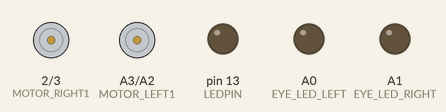
Recording of a sketch running on a simulated Arduino Nano, built with avr-gcc and run on an emulated ATmega328P. On the bench: motor-driver pin pairs drawn as motors (green arrow = first pin HIGH = forward, orange = second pin HIGH = backward, longer = more drive, scaled by the enable pin), output pins drawn as LEDs (lit = HIGH). At 15.0 s the program stops and its outputs stay as they are.

Above: at 0.1 s.
At 5.1 s:
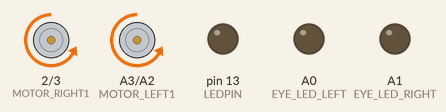
Timing chart, 0 to 16.5 s (numbered marks = the images above):
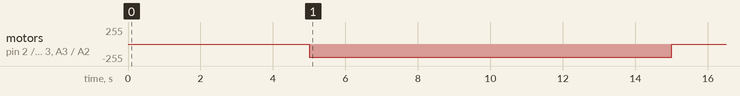

Measured:
- by itself, motor on pin 2 (MOTOR_RIGHT1) / pin 3 (MOTOR_RIGHT2), motor on A3 (MOTOR_LEFT1) / A2 (MOTOR_LEFT2): stopped → backward 200/255 at 5.0 s, → stopped 10.0 s later

The sketch:

TEST_motor_slow_strait_forward.ino
```cpp
/*************************************************************************

  TESTPROGRAM: Are the motors connected correct?

  1. left  motor forward
  2. left  motor backward
  3. right motor forward
  4. right motor backward

*************************************************************************/
#include "freiBot.h"

void setup()
{
  initRobotHardware();
}

void loop()
{
  int geschwindigkeit=200;
  delay(5000);

  MotorSpeed(geschwindigkeit, geschwindigkeit);

  // left motor forward
  MotorDir( FWD,FWD);


  delay(10000);
    MotorDir(BREAK, BREAK);
/*
  // left motor backward
  MotorDir(RWD,BREAK);
  delay(500);
  MotorDir(BREAK, BREAK);
  delay(2000);

  MotorSpeed(0, geschwindigkeit);

  // right motor forward
  MotorDir(BREAK, FWD);
  delay(500);
  MotorDir(BREAK, BREAK);
  delay(2000);

  // right motor backward
  MotorDir(BREAK, RWD);
  delay(500);
  MotorDir(BREAK, BREAK);
  delay(2000); */
  while(1);

}
/*******************************************************************************
*   -c--date---version--nickname--------email---------------------------------
*
*   (c) 2015   V0.1     stochri         christoph(at)roboterclub-freiburg.de
*   (c) ..     V0.2     ...... ........ ( your name ) ........................
*
*******************************************************************************
*   This program is free software; you can redistribute it and/or modify      *
*   it under the terms of the GNU General Public License as published by      *
*   the Free Software Foundation version 2 of the License,                    *
*   If you want to use this software for commercial purposes and you          *
*   don't want to make it open source, please contact the authors for         *
*   licensing.                                                                *
*                                                                             *
*   IF YOU EXTEND THE PROGRAM PLEASE MAINTAIN THE LIST OF AUTHORS             *
*   ( which means adding copyright in the list above )                        *
*                                                                             *
*******************************************************************************/
```

arduAsuro.h
```cpp
#include "Arduino.h"
#include "stdint.h"
#include "pin_defintions.h"

/************************************************************************************

	driver definitions

        Functions for compatibility to the ASURO robot

************************************************************************************/
// ASRURO Motor states
#define FREE    0                    // motor free runing
#define BREAK   1                    // break motor
#define FWD     2                    // motor forward
#define RWD     3                    // motor backward

#define LEFT	1
#define RIGHT   2

void Msleep(uint32_t time_ms);
void MotorSpeed(uint8_t left, uint8_t right);
void MotorDir(uint8_t left, uint8_t right);
void Go   ( int16_t distance, uint8_t speed );
void Turn ( int16_t degree  , uint8_t speed );

/*******************************************************************************
*   -c--date---version--nickname--------email---------------------------------
*
*   (c) 2015   V0.1     stochri         christoph(at)roboterclub-freiburg.de
*   (c) ..     V0.2     ...... ........ ( your name ) ........................
*
*******************************************************************************
*   This program is free software; you can redistribute it and/or modify      *
*   it under the terms of the GNU General Public License as published by      *
*   the Free Software Foundation version 2 of the License,                    *
*   If you want to use this software for commercial purposes and you          *
*   don't want to make it open source, please contact the authors for         *
*   licensing.                                                                *
*                                                                             *
*   IF YOU EXTEND THE PROGRAM PLEASE MAINTAIN THE LIST OF AUTHORS             *
*   ( which means adding copyright in the list above )                        *
*                                                                             *
*******************************************************************************/
```

asuro.cpp
```cpp
/*
*
* Addapted functions like the ASURO LIB
*
* http://sourceforge.net/projects/asuro/
*
*/
#include "arduAsuro.h"

void Msleep(uint32_t time_ms)
{
  delay(time_ms);
}

void MotorSpeed(uint8_t left, uint8_t right)
{
  analogWrite(ENABLE_LEFT, left);
  analogWrite(ENABLE_RIGHT, right);
}

void MotorDir(uint8_t left, uint8_t right)
{
  //*************** left motor *****************
  if (left == FWD)
  {
    digitalWrite(MOTOR_LEFT1, LOW);
    digitalWrite(MOTOR_LEFT2, HIGH);
  }
  if (left == RWD)
  {
    digitalWrite(MOTOR_LEFT1, HIGH);
    digitalWrite(MOTOR_LEFT2, LOW);
  }
  if (left == BREAK)
  {
    digitalWrite(MOTOR_LEFT1, LOW);
    digitalWrite(MOTOR_LEFT2, LOW);
    MotorSpeed(255, 255);
  }
  if (left == FREE)
  {
    MotorSpeed(0, 0);
  }
  //********** right motor ********************
  if (right == FWD)
  {

    digitalWrite(MOTOR_RIGHT1, LOW);
    digitalWrite(MOTOR_RIGHT2, HIGH);
  }
  if (right == RWD)
  {
    digitalWrite(MOTOR_RIGHT1, HIGH);
    digitalWrite(MOTOR_RIGHT2, LOW);
  }
  if (right == BREAK)
  {
    digitalWrite(MOTOR_RIGHT1, LOW);
    digitalWrite(MOTOR_RIGHT2, LOW);
    MotorSpeed(255, 255);
  }
  if (right == FREE)
  {
    MotorSpeed(0, 0);
  }

}

/*!
 *  moves the robot forward/backward  OR  turns the robot
 *        You can use the old function-names Go() and Turn()
 *
 * \param distance travalling distance in cm. positive = forward, negative = backward
 *
 * \param degree degrees to turn. positive = turn right, negative = turn left. range: -360..360
 * \param speed motor speed. range: 0..255
 *
 */
// void GoTurn(int distance, int degree, int speed);

// tbd: rework
// preliminary functions:
// there is no encoder evailable on this robot
// therefore the distance is even a coarse estimation
#define DISTANCE_FACTOR 32
#define TURN_FAKTOR 33

void Go(int16_t distance, uint8_t speed)
{
  if(distance>0)  MotorDir(FWD, FWD);
  else            MotorDir(RWD, RWD);
  MotorSpeed(speed,speed);
  delay((int32_t)abs(distance)*DISTANCE_FACTOR);
  MotorDir(BREAK,BREAK); // rotate if there is no signal
  delay(200);
}

void Turn(int16_t degree, uint8_t speed)
{
  if(degree>0)  MotorDir(FWD, RWD);
  else          MotorDir(RWD, FWD);
  MotorSpeed(speed,speed);
  delay((int32_t)abs(degree)*TURN_FAKTOR/10);
  MotorDir(BREAK,BREAK);
  delay(200);
}

/*******************************************************************************
*   -c--date---version--nickname--------email---------------------------------
*
*   (c) 2015   V0.1     stochri         christoph(at)roboterclub-freiburg.de
*   (c) ..     V0.2     ...... ........ ( your name ) ........................
*
*******************************************************************************
*   This program is free software; you can redistribute it and/or modify      *
*   it under the terms of the GNU General Public License as published by      *
*   the Free Software Foundation version 2 of the License,                    *
*   If you want to use this software for commercial purposes and you          *
*   don't want to make it open source, please contact the authors for         *
*   licensing.                                                                *
*                                                                             *
*   IF YOU EXTEND THE PROGRAM PLEASE MAINTAIN THE LIST OF AUTHORS             *
*   ( which means adding copyright in the list above )                        *
*                                                                             *
*******************************************************************************/
```

freiBot.cpp
```cpp
#include "arduAsuro.h"

void initRobotHardware()
{
  pinMode(IR_SENSOR, INPUT);

  pinMode(BUTTONPIN, INPUT_PULLUP);
  pinMode(WHISKERPIN, INPUT_PULLUP);

  pinMode(LEDPIN, OUTPUT);
  pinMode(EYE_LED_LEFT, OUTPUT);
  pinMode(EYE_LED_RIGHT, OUTPUT);

  pinMode(ENABLE_RIGHT, OUTPUT);
  pinMode(MOTOR_RIGHT1, OUTPUT);
  pinMode(MOTOR_RIGHT2, OUTPUT);

  pinMode(ENABLE_LEFT, OUTPUT);
  pinMode(MOTOR_LEFT1, OUTPUT);
  pinMode(MOTOR_LEFT2, OUTPUT);

}

#define AVERAGING_EYE_VALUES 170

uint16_t get_eyeValue(uint8_t side)
{
  uint16_t eye, n;
  uint32_t value = 0;

  if (side == LEFT) eye = EYE_LED_LEFT;
  else              eye = EYE_LED_RIGHT;

  pinMode(eye, OUTPUT);
  digitalWrite(eye, 0); // discharge
  pinMode(eye, INPUT);

  for (n = 0; n < AVERAGING_EYE_VALUES; n++)
  {
    value = value+ analogRead(eye);
  }

  value /= AVERAGING_EYE_VALUES;

  return value;
}

void setLed(uint8_t led, uint8_t value)
{
  if (led == EYE_LED_LEFT)
  {
    pinMode(EYE_LED_LEFT, OUTPUT);
    digitalWrite(EYE_LED_LEFT, value);
  }
  if (led == EYE_LED_RIGHT)
  {
    pinMode(EYE_LED_RIGHT, OUTPUT);
    digitalWrite(EYE_LED_RIGHT, value);
  }
}

uint8_t isIrSignal()
{
  return !digitalRead(IR_SENSOR);
}

void waitForIrSignal()
{
  while (!isIrSignal());
}

uint8_t whiskerTouched()
{
  static uint8_t oldState=0;
  uint8_t state;
  uint8_t result=0;

  state=!digitalRead(WHISKERPIN);

  if((state!=0)&&(oldState==0)) result=1;

  oldState=state;

  return result;
}

/******************* sound functions ***************************************************/
void motorTone(uint16_t freq_HZ, uint16_t duration_ms)
{
  uint16_t n;
  uint32_t delayTime_us;
  uint32_t counts;

  delayTime_us=1000000UL/freq_HZ/2;
  counts=duration_ms*1000/delayTime_us;
  MotorSpeed(255, 255);

  for(n=0;n<counts;n++)
  {
    MotorDir(FWD, FWD); // rotate if there is no signal
    delayMicroseconds(delayTime_us);
    MotorDir(RWD, RWD); // rotate if there is no signal
    delayMicroseconds(delayTime_us);
  }
  MotorDir(FREE, FREE); // turn of motor if there is no signal
}
// beep with motors
void beep()
{
  motorTone(440,100);
}

#define ONETONE_DURATION_MS 10
void motrChirp(uint16_t startFreq_HZ, uint16_t stopFreq_HZ,uint16_t duration_ms)
{
  uint16_t n;
  uint16_t increment;
  increment=(stopFreq_HZ-startFreq_HZ)*ONETONE_DURATION_MS/duration_ms;
  for(n=startFreq_HZ;n<stopFreq_HZ;n+=increment)
  {
    motorTone(n,ONETONE_DURATION_MS);
  }
}

void ringSound()
{
  uint8_t n;
  for(n=0;n<5;n++)
  {
    beep();
    delay(100);
  }
}

void chirp()
{
 motrChirp(1000,2000,100);
}


// original sound code from Asuro:
/****************************************************************************/
/*!
  \file     sound.c
  \brief    Soundausgabe Funktionen
  Mit den Motoren des ASUROs lassen sich auch Töne erzeugen.\n
  Das Prinzip dahinter ist folgendes:\n
  Die Frequenz des Tons wird durch umschalten der Motor Drehrichtung bestimmt.\n
  Die Lautstärke wird über die Geschwindigkeit der Motoren bestimmt.\n
  Theoretisch liessen sich damit auch Stereo Signale erzeugen, da es ja zwei\n
  Motoren gibt, die sich auch getrennt ansteuern lassen. Dazu müsste die\n
  Sound Funktion allerdings umgeschrieben werden.
  \see      Define fuer die Steuerung der Motoren in asuro.h\n
            FWD, RWD
  \version  sto2 - 01.09.2006 - stochri\n
            first version
  \version  V001 - 09.02.2007 - m.a.r.v.i.n\n
            +++ Alle Funktionen\n
            Kommentierte Version (KEINE Funktionsaenderung)
  \version  V002 - 18.02.2007 - Sternthaler\n
            +++ Alle Funktionen\n
            Einheitliche Formatierung zu den anderen Sourcen.
  \version  V003 - 26.06.2007 - stochri\n
            Bugfix Fehler in der Soundlaenge (max. 250ms)

*****************************************************************************/
/*****************************************************************************
*                                                                            *
*   This program is free software; you can redistribute it and/or modify     *
*   it under the terms of the GNU General Public License as published by     *
*   the Free Software Foundation; either version 2 of the License, or        *
*   any later version.                                                       *
*                                                                            *
*****************************************************************************/
//#include "asuro.h"

/****************************************************************************/
/*!
  \brief
  Soundausgabe ueber die Motoren.
  \param[in]
  freq          Frequenz in Hz
  \param[in]
  duration_msec Laenge in Millisekunden
  \param[in]
  amplitude     Amplitude
  \return
  nichts
  \par  Beispiel:
  (Nur zur Demonstration der Parameter/Returnwerte)
  \code
  // Laesst den Asuro einen Ton von 1kHz für eine 1/2 Sekunde
  // mit max. Amplitude (255) spielen.
  Sound (1000, 500, 255);
  \endcode
*****************************************************************************/
/*
void Sound (
  uint16_t freq,
  uint16_t duration_msec,
  uint8_t  amplitude)
{
  uint16_t wait_tics;
  uint32_t n,k,period_usec,dauer_usec;

  period_usec = 1000000L / freq;
  dauer_usec = 1000 * (uint32_t) duration_msec;
  k = dauer_usec / period_usec;

  //IR Interuptfreq=36KHz
  //Wavefreq=18KHz

  wait_tics = 18000 / freq;

  MotorSpeed (amplitude, amplitude);

  for (n = 0; n < k; n++)
  {
    MotorDir (FWD, FWD);
    Sleep (wait_tics);
    MotorDir (RWD, RWD);
    Sleep (wait_tics);
  }
  MotorSpeed (0, 0);
}*/


//#define BEEP sound (1000, 100, 255)
```

freiBot.h
```cpp
  #include "arduAsuro.h"

  void initRobotHardware(void);
  uint16_t get_eyeValue(uint8_t side);
  void setLed(uint8_t led, uint8_t value);
  uint8_t isIrSignal(void);
  void waitForIrSignal(void);
  uint8_t whiskerTouched(void);
  void motorTone(uint16_t freq_HZ, uint16_t duration_ms);
  void motrChirp(uint16_t startFreq_HZ, uint16_t stopFreq_HZ,uint16_t duration_ms);
  void ringSound(void);
  void chirp(void);
  void beep(void);

/*******************************************************************************
*   -c--date---version--nickname--------email---------------------------------
*
*   (c) 2015   V0.1     stochri         christoph(at)roboterclub-freiburg.de
*   (c) ..     V0.2     ...... ........ ( your name ) ........................
*
*******************************************************************************
*   This program is free software; you can redistribute it and/or modify      *
*   it under the terms of the GNU General Public License as published by      *
*   the Free Software Foundation version 2 of the License,                    *
*   If you want to use this software for commercial purposes and you          *
*   don't want to make it open source, please contact the authors for         *
*   licensing.                                                                *
*                                                                             *
*   IF YOU EXTEND THE PROGRAM PLEASE MAINTAIN THE LIST OF AUTHORS             *
*   ( which means adding copyright in the list above )                        *
*                                                                             *
*******************************************************************************/
```

Source omitted: pin_defintions.h (3563 bytes)
